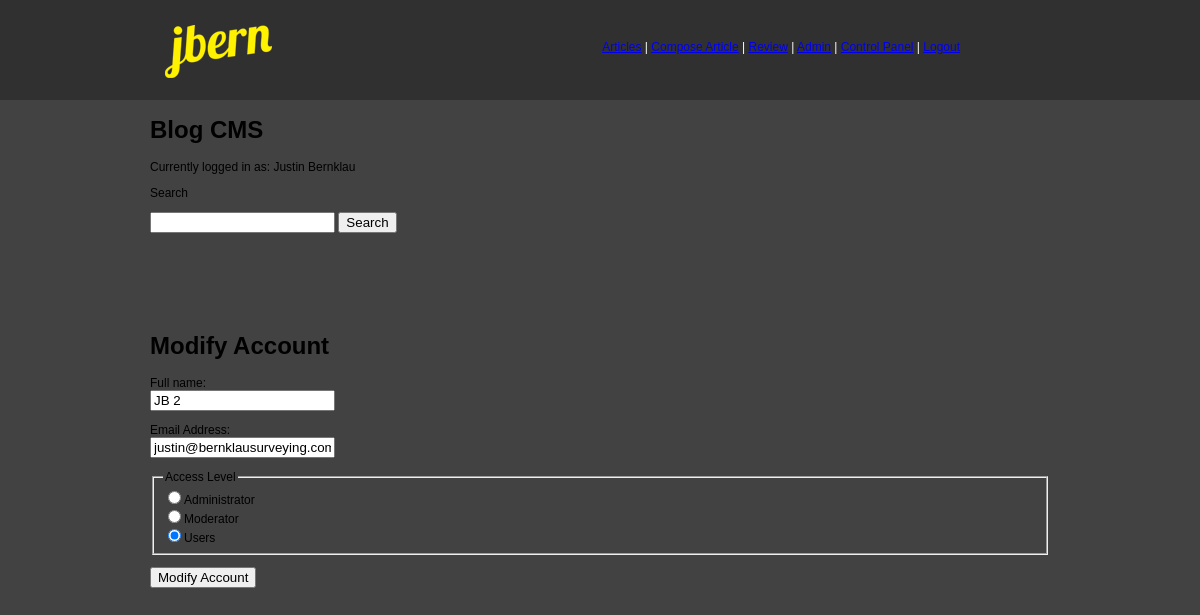
Page /useraccount.php?userid=3 (signed in) on the committed database.
### tables this page shows
CREATE TABLE IF NOT EXISTS `cms_users` (
  `user_id` int(11) NOT NULL AUTO_INCREMENT,
  `email` varchar(255) NOT NULL DEFAULT '',
  `password` varchar(50) NOT NULL DEFAULT '',
  `name` varchar(100) NOT NULL DEFAULT '',
  `access_lvl` tinyint(4) NOT NULL DEFAULT '1',
  PRIMARY KEY (`user_id`),
  UNIQUE KEY `uniq_email` (`email`)
);

CREATE TABLE IF NOT EXISTS `cms_access_levels` (
  `access_lvl` tinyint(4) NOT NULL AUTO_INCREMENT,
  `access_name` varchar(50) NOT NULL DEFAULT '',
  PRIMARY KEY (`access_lvl`)
);

### useraccount.php (the view, shortened to what this page needs)
<?php
	require_once 'conn.php';
	$userid = '';
	$name = '';
	$email = '';
	$access_lvl = '';
	if(isset($_GET['userid'])) {
		$sql = "SELECT * FROM cms_users WHERE user_id=" . $_GET['userid'];
		$result = mysql_query($sql, $conn)
			or die ('Could not look up user data: ' . mysql_error());
		$row = mysql_fetch_array($result);
		$userid = $_GET['userid'];
		$name = $row['name'];
		$email = $row['email'];
		$access_lvl = $row['access_lvl'];
	}
	require_once('header.php');
	echo "<form method=\"post\" onsubmit=\"return formValidator()\" action=\"transact-user.php\">\n";
	?><div id="body-content"><?php
	if($userid) {
		echo "<h1>Modify Account</h1>\n";
	} else {
		echo "<h1>Create Account</h1>\n";
	}
?>
<p>
	Full name: <br />
    <input type="text" id="name" class="textInput" name="name" maxlength="100" value="<?php echo htmlspecialchars($name);?>" />
</p>
<p>
	Email Address: <br />
    <input type="text" id="email" class="textInput" name="email" maxlength="255" value="<?php echo htmlspecialchars($email);?>" />
</p>
<?php
	if(isset($_SESSION['access_lvl'])
		and $_SESSION['access_lvl'] == 3)
		{
			echo "<fieldset>\n";
			echo "<legend>Access Level</legend>\n";
			$sql = "SELECT * FROM cms_access_levels ORDER BY access_lvl DESC";
			$result = mysql_query($sql, $conn)
				or die ('Could not list access levels: ' . mysql_error());
			while ($row = mysql_fetch_array($result)) {
				echo ' <input type="radio" class="radio" id="acl_' .
				$row['access_lvl'] . '" name="access_lvl" value="' .
				$row['access_lvl'] . '" ';
				if($row['access_lvl'] == $access_lvl) {
					echo 'checked="checked" ';
				}
				echo '>' . $row['access_name'] . "<br />\n";
			}
?>
</fieldset>
<p>
    <input type="submit" class="submit" name="action" value="Modify Account" />
</p>
<?php } ?>
</form>
<?php require_once 'footer.php';?>
<link rel="stylesheet" type="text/css" href="css/main.css" media="screen"/>

### css/header.css (style rules this page uses)
body { font-family: Arial, Helvetica, sans-serif; font-size:12px; background-color:#424242; color:#000; margin-left: 0px; margin-top: 0px; margin-right: 0px; margin-bottom: 0px; }
#body-content { width:900px; height:auto; color:#999; margin:0px auto; margin-top:10px; }

### css/main.css (style rules this page uses)
#body-content { width:900px; height:auto; min-height:200px; color:#000; margin:0px auto; margin-top:10px; }

### rows in the picture
cms_users: name "JB 2", email "justin@bernklausurveying.com", access_lvl "☑"
cms_access_levels: access_name "Administrator"
cms_access_levels: access_name "Moderator"
cms_access_levels: access_name "Users"

### other values in the picture
$_SESSION['name'] "Justin Bernklau"
